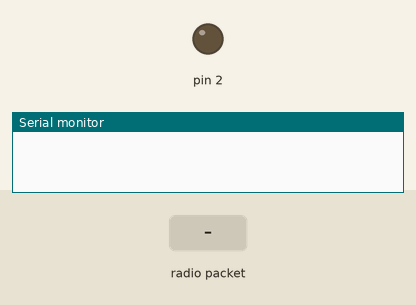
Simulated run of this sketch. Board: Arduino Uno, built with avr-gcc and run on an emulated ATmega328P. Parts: output pins drawn as LEDs (lit = HIGH), the last lines printed to the serial monitor. Inputs (shaded band) come from the test bench. No radio packets arrive unless stated.

Above: at 1.2 s.
1.3 s: radio packet "N" arrives
At 2.2 s:
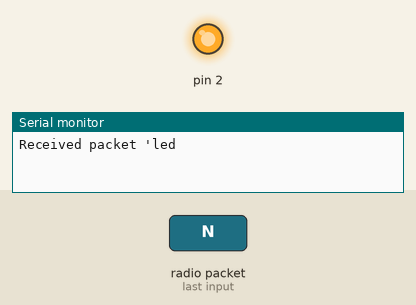
2.8 s: radio packet "1" arrives
At 4.1 s:
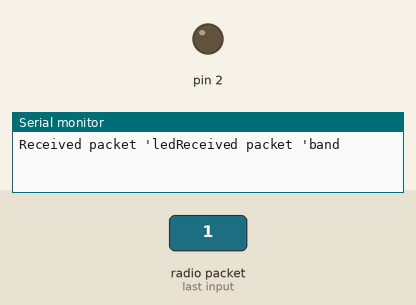
Timing chart, 0 to 5.8 s (numbered marks = the images above; inputs shaded):
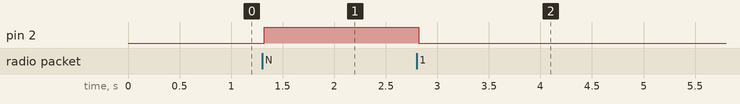

Measured:
- after the input at 1.3 s, pin 2: LOW → HIGH at once
- after the input at 2.8 s, pin 2: HIGH → LOW at once

The sketch:

DFR_LORA_RX_MOTION_OLED.ino
```cpp
#include <SPI.h>
#include <LoRa.h>

#define ss 27
#define rst 26
#define dio0 13

void setup() {
  Serial.begin(115200);
  while (!Serial);
 pinMode(2,OUTPUT);
  LoRa.setPins(ss, rst, dio0);

  if (!LoRa.begin(915E6)) {
    Serial.println("Starting LoRa failed!");
    while (1);
  }

  LoRa.onReceive(onReceive);
  LoRa.receive();
}

void loop() {

}

void onReceive(int packetSize) {
  // received a packet
  Serial.print("Received packet '");
  // read packet
  for (int i = 0; i < packetSize; i++) {
    if((char)LoRa.read()=='N')
    {
      Serial.print("led");
      digitalWrite(2,HIGH);
      delay(2222);
    }
    else
    {
      Serial.println("band");
      digitalWrite(2,LOW);
    }
  }

}
```
